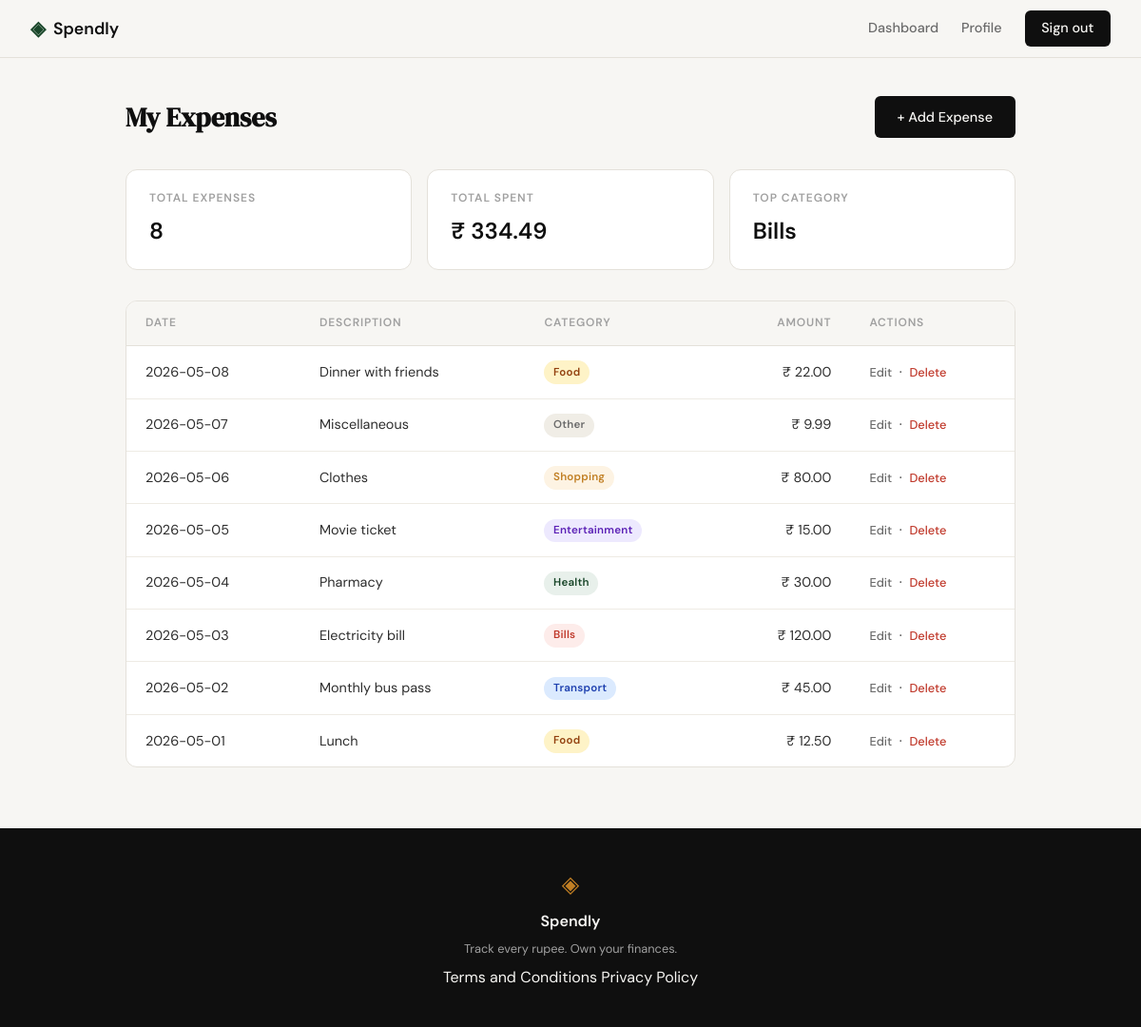
The app's page /dashboard (signed in) with its own data.
### tables this page shows
CREATE TABLE expenses (
            id          INTEGER PRIMARY KEY AUTOINCREMENT,
            user_id     INTEGER NOT NULL REFERENCES users(id),
            amount      REAL    NOT NULL,
            category    TEXT    NOT NULL,
            date        TEXT    NOT NULL,
            description TEXT,
            created_at  TEXT    DEFAULT (datetime('now'))
        );

### app.py (the view)
@app.route("/dashboard")
def dashboard():
    if not session.get("user_id"):
        return redirect(url_for("login"))
    conn = get_db()
    try:
        expenses = conn.execute(
            "SELECT id, amount, category, date, description FROM expenses"
            " WHERE user_id = ? ORDER BY date DESC, created_at DESC",
            (session["user_id"],),
        ).fetchall()
    finally:
        conn.close()
    total_count  = len(expenses)
    total_amount = sum(e["amount"] for e in expenses)
    cat_totals = {}
    for e in expenses:
        cat_totals[e["category"]] = cat_totals.get(e["category"], 0) + e["amount"]
    biggest_cat = max(cat_totals, key=cat_totals.get) if cat_totals else "—"
    return render_template(
        "dashboard.html",
        expenses=expenses,
        total_count=total_count,
        total_amount=total_amount,
        biggest_cat=biggest_cat,
    )

### database/db.py (called while the page is built)
def get_db():
    conn = sqlite3.connect(DB_PATH)
    conn.row_factory = sqlite3.Row
    conn.execute("PRAGMA foreign_keys = ON")
    return conn

### templates/dashboard.html (shortened to what this page needs)
{% extends "base.html" %}
{% block content %}
<div class="dashboard-section">
    <div class="dashboard-header">
        <h1 class="dashboard-title">My Expenses</h1>
        <a href="{{ url_for('add_expense') }}" class="btn-primary">+ Add Expense</a>
    </div>
    <div class="summary-cards">
        <div class="summary-card">
            <div class="summary-card-label">Total Expenses</div>
            <div class="summary-card-value">{{ total_count }}</div>
        </div>
        <div class="summary-card">
            <div class="summary-card-label">Total Spent</div>
            <div class="summary-card-value">₹ {{ "%.2f"|format(total_amount) }}</div>
        </div>
        <div class="summary-card">
            <div class="summary-card-label">Top Category</div>
            <div class="summary-card-value">{{ biggest_cat }}</div>
        </div>
    </div>
    <div class="expense-table-wrap">
        {% if expenses %}
        <table class="expense-table">
            <thead>
                <tr>
                    <th>Date</th>
                    <th>Description</th>
                    <th>Category</th>
                    <th class="col-amount">Amount</th>
                    <th>Actions</th>
                </tr>
            </thead>
            <tbody>
                {% for e in expenses %}
                <tr>
                    <td>{{ e.date }}</td>
                    <td>{{ e.description if e.description else "—" }}</td>
                    <td>
                        <span class="cat-badge cat-{{ e.category | lower }}">
                            {{ e.category }}
                        </span>
                    </td>
                    <td class="col-amount">₹ {{ "%.2f" | format(e.amount) }}</td>
                    <td>
                        <a href="{{ url_for('edit_expense', id=e.id) }}" class="table-action">Edit</a>
                        &nbsp;·&nbsp;
                        <form method="POST" action="{{ url_for('delete_expense', id=e.id) }}" style="display: inline;">
                            <button type="submit" class="table-action danger">Delete</button>
                        </form>
                    </td>
                </tr>
                {% endfor %}
            </tbody>
        </table>
        {% endif %}
    </div>
</div>
{% endblock %}

### static/css/style.css (style rules this page uses)
:root { --ink: #0f0f0f; --ink-soft: #2d2d2d; --ink-muted: #6b6b6b; --ink-faint: #a0a0a0; --paper: #f7f6f3; --paper-warm: #f0ede6; --paper-card: #ffffff; --accent: #1a472a; --accent-light: #e8f0eb; --accent-2: #c17f24; --accent-2-light: #fdf3e3; --danger: #c0392b; --danger-light: #fdecea; --border: #e4e1da; --border-soft: #eeebe4; --font-display: 'DM Serif Display', Georgia, serif; --font-body: 'DM Sans', system-ui, sans-serif; --max-width: 1200px; --auth-width: 440px; --radius-sm: 6px; --radius-md: 12px; --radius-lg: 20px; --cat-food-bg: #fef3c7; --cat-food-text: #92400e; --cat-transport-bg: #dbeafe; --cat-transport-text: #1e40af; --cat-bills-bg: var(--danger-light); --cat-bills-text: var(--danger); --cat-health-bg: var(--accent-light); --cat-health-text: var(--accent); --cat-entertainment-bg: #ede9fe; --cat-entertainment-text: #5b21b6; --cat-shopping-bg: var(--accent-2-light); --cat-shopping-text: var(--accent-2); --cat-other-bg: var(--paper-warm); --cat-other-text: var(--ink-muted); }
*, *::before, *::after { box-sizing: border-box; margin: 0; padding: 0; }
html { font-size: 16px; scroll-behavior: smooth; }
body { background: var(--paper); color: var(--ink); font-family: var(--font-body); font-size: 1rem; line-height: 1.6; -webkit-font-smoothing: antialiased; }
a { color: inherit; text-decoration: none; }
.btn-primary { display: inline-block; background: var(--ink); color: var(--paper); padding: 0.65rem 1.5rem; border-radius: var(--radius-sm); font-family: var(--font-body); font-size: 0.9rem; font-weight: 500; cursor: pointer; border: none; transition: background 0.2s; text-decoration: none; }
.dashboard-section { max-width: 1000px; margin: 0 auto; padding: 2.5rem 2rem 4rem; }
.dashboard-header { display: flex; justify-content: space-between; align-items: center; margin-bottom: 2rem; }
.dashboard-title { font-family: var(--font-display); font-size: 1.75rem; color: var(--ink); }
.summary-cards { display: grid; grid-template-columns: repeat(3, 1fr); gap: 1rem; margin-bottom: 2rem; }
.summary-card { background: var(--paper-card); border: 1px solid var(--border); border-radius: var(--radius-md); padding: 1.25rem 1.5rem; }
.summary-card-label { font-size: 0.75rem; font-weight: 600; color: var(--ink-faint); text-transform: uppercase; letter-spacing: 0.08em; margin-bottom: 0.4rem; }
.summary-card-value { font-size: 1.5rem; font-weight: 600; color: var(--ink); font-variant-numeric: tabular-nums; }
.expense-table-wrap { background: var(--paper-card); border: 1px solid var(--border); border-radius: var(--radius-md); overflow: hidden; }
.expense-table { width: 100%; border-collapse: collapse; }
.expense-table th { font-size: 0.75rem; font-weight: 600; color: var(--ink-faint); text-transform: uppercase; letter-spacing: 0.07em; padding: 0.85rem 1.25rem; border-bottom: 1px solid var(--border); text-align: left; background: var(--paper); }
.expense-table td { padding: 0.9rem 1.25rem; font-size: 0.9rem; color: var(--ink-soft); border-bottom: 1px solid var(--border-soft); }
.expense-table tbody tr:last-child td { border-bottom: none; }
.expense-table th.col-amount, .expense-table td.col-amount { text-align: right; font-variant-numeric: tabular-nums; }
.cat-badge { display: inline-block; font-size: 0.72rem; font-weight: 600; padding: 0.2rem 0.6rem; border-radius: 999px; letter-spacing: 0.02em; }
.cat-food { background: var(--cat-food-bg); color: var(--cat-food-text); }
.cat-transport { background: var(--cat-transport-bg); color: var(--cat-transport-text); }
.cat-bills { background: var(--cat-bills-bg); color: var(--cat-bills-text); }
.cat-health { background: var(--cat-health-bg); color: var(--cat-health-text); }
.cat-entertainment { background: var(--cat-entertainment-bg); color: var(--cat-entertainment-text); }
.cat-shopping { background: var(--cat-shopping-bg); color: var(--cat-shopping-text); }
.cat-other { background: var(--cat-other-bg); color: var(--cat-other-text); }
.table-action { font-size: 0.8rem; font-weight: 500; color: var(--ink-muted); text-decoration: none; transition: color 0.15s; background: none; border: none; cursor: pointer; font-family: var(--font-body); padding: 0; }
.table-action.danger { color: var(--danger); }

### records on screen
expenses: category "Bills", date "2026-05-03", description "Electricity bill", amount "120.00"
expenses: date "2026-05-08", description "Dinner with friends", category "Food", amount "22.00"
expenses: date "2026-05-07", description "Miscellaneous", category "Other", amount "9.99"
expenses: date "2026-05-06", description "Clothes", category "Shopping", amount "80.00"
expenses: date "2026-05-05", description "Movie ticket", category "Entertainment", amount "15.00"
expenses: date "2026-05-04", description "Pharmacy", category "Health", amount "30.00"
expenses: date "2026-05-02", description "Monthly bus pass", category "Transport", amount "45.00"
expenses: date "2026-05-01", description "Lunch", category "Food", amount "12.50"

### other values on screen
{{ total_count }} "8"
{{ "%.2f"|format(total_amount) }} "334.49"
